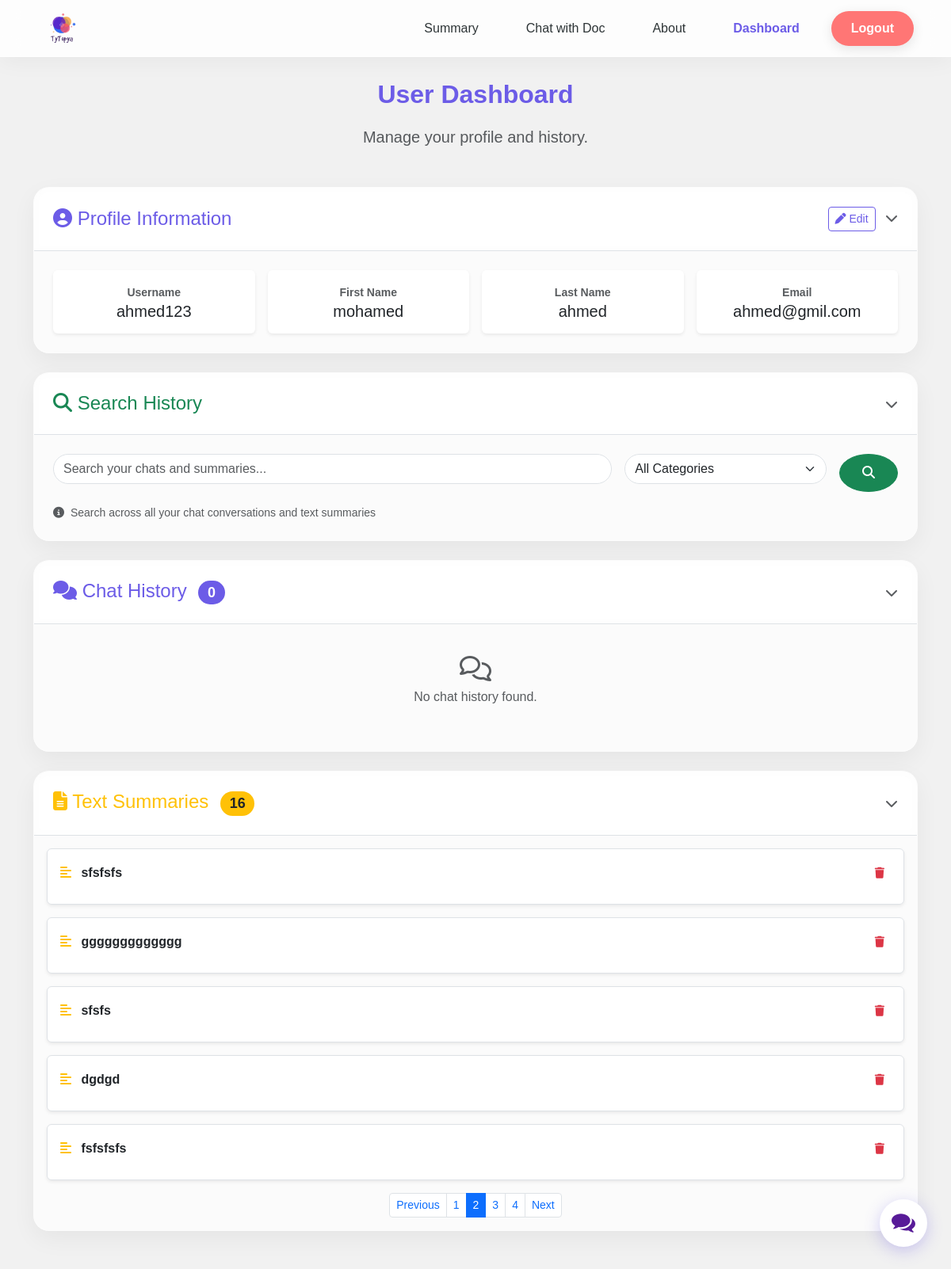
The page /dashboard?page_texts=2&page_chats=1 (signed in) on the database its author committed.
### webapp/models.py (models this page shows, shortened)
class User(db.Model,UserMixin):
    id = db.Column(db.Integer, primary_key=True)
    fname = db.Column(db.String(25), nullable=False)
    lname = db.Column(db.String(25), nullable=False)
    username = db.Column(db.String(25), unique=True, nullable=False)
    email = db.Column(db.String(125), unique=True, nullable=False)
    password = db.Column(db.String(60), nullable=False)
    question = db.relationship('Question',backref="author")
    response = db.relationship('Response',backref="author")
    texts = db.relationship('Texts',backref="author")
    summaries = db.relationship('Summaries',backref="author")
    feedbacks = db.relationship('Feedbacks',backref="author")
    pdf_chats = db.relationship('PDFChat', backref="author", lazy=True)
    chat_sessions = db.relationship('ChatSession', backref="author", lazy=True, cascade="all, delete-orphan")

class Texts(db.Model):
    id = db.Column(db.Integer,primary_key = True)
    title = db.Column(db.String(30))
    data = db.Column(db.String(100000000))
    date = db.Column(db.DateTime,nullable=False,default=datetime.datetime.utcnow )
    user_id = db.Column(db.Integer, db.ForeignKey('user.id'))
    count = db.Column(db.Integer)
    type = db.Column(db.String(10), default='text')
    summaries = db.relationship('Summaries', backref='text_source', lazy=True, cascade="all, delete-orphan")

### webapp/routes.py (the view)
@login_required
@routes1.route("/dashboard")
def dashboard():
    page_texts = request.args.get('page_texts', 1, type=int)
    page_chats = request.args.get('page_chats', 1, type=int)
    page_pdf = request.args.get('page_pdf', 1, type=int)
    per_page = 5
    texts_pagination = Texts.query.filter_by(user_id=current_user.id).order_by(Texts.date.desc()).paginate(page=page_texts, per_page=per_page, error_out=False)
    chats_pagination = Question.query.filter_by(user_id=current_user.id).order_by(Question.date.desc()).paginate(page=page_chats, per_page=per_page, error_out=False)
    return render_template("dashboard.html",
                           title="dashboard",
                           custom="dashboard",
                           js="dashboard",
                           user=current_user,
                           texts=texts_pagination,
                           chats=chats_pagination)

### webapp/models.py (called while the page is built)
@login_manager.user_loader
def load_user(user_id):
    return User.query.get(int(user_id))

### webapp/templates/dashboard.html (shortened to what this page needs)
{% extends "base.html" %}
{% block content %}
<div class="container animate-section" style="margin-top: 100px; margin-bottom: 50px;">
    <div class="text-center mb-5">
        <h2 class="heading-glass">User Dashboard</h2>
        <p class="lead text-muted">Manage your profile and history.</p>
    </div>
    <div class="glass-card mb-4 overflow-hidden">
        <div class="p-4 bg-light-transparent border-bottom d-flex justify-content-between align-items-center" data-bs-toggle="collapse" data-bs-target="#userInfoCollapse" style="cursor: pointer;">
            <h4 class="m-0 text-primary"><i class="fa-solid fa-user-circle"></i> Profile Information</h4>
            <div>
                <button class="btn btn-sm btn-outline-primary me-2" data-bs-toggle="modal" data-bs-target="#editProfileModal" onclick="event.stopPropagation()">
                    <i class="fa-solid fa-pen"></i> Edit
                </button>
                <i class="fa-solid fa-chevron-down text-muted"></i>
            </div>
        </div>
        <div class="collapse show" id="userInfoCollapse">
            <div class="p-4">
                <div class="row g-3 text-center">
                    <div class="col-md-3">
                        <div class="p-3 rounded bg-white shadow-sm">
                            <small class="text-muted fw-bold">Username</small>
                            <p class="h5 m-0 text-dark">{{current_user.username}}</p>
                        </div>
                    </div>
                    <div class="col-md-3">
                        <div class="p-3 rounded bg-white shadow-sm">
                            <small class="text-muted fw-bold">First Name</small>
                            <p class="h5 m-0 text-dark">{{current_user.fname}}</p>
                        </div>
                    </div>
                    <div class="col-md-3">
                        <div class="p-3 rounded bg-white shadow-sm">
                            <small class="text-muted fw-bold">Last Name</small>
                            <p class="h5 m-0 text-dark">{{current_user.lname}}</p>
                        </div>
                    </div>
                    <div class="col-md-3">
                        <div class="p-3 rounded bg-white shadow-sm">
                            <small class="text-muted fw-bold">Email</small>
                            <p class="h5 m-0 text-dark">{{current_user.email}}</p>
                        </div>
                    </div>
                </div>
            </div>
        </div>
    </div>
    <div class="glass-card mb-4 overflow-hidden">
        <div class="p-4 bg-light-transparent border-bottom d-flex justify-content-between align-items-center" data-bs-toggle="collapse" data-bs-target="#searchCollapse" style="cursor: pointer;">
            <h4 class="m-0 text-success"><i class="fa-solid fa-magnifying-glass"></i> Search History</h4>
            <i class="fa-solid fa-chevron-down text-muted"></i>
        </div>
        <div class="collapse show" id="searchCollapse">
            <div class="p-4">
                <form action="{{ url_for('routes1.findSearch') }}" method="GET" class="mb-3">
                    <div class="row g-3">
                        <div class="col-md-8">
                            <input type="text" name="search" class="form-control glass-input rounded-pill" placeholder="Search your chats and summaries..." required>
                        </div>
                        <div class="col-md-3">
                            <select name="category" class="form-select glass-input rounded-pill">
                                <option value="all">All Categories</option>
                            </select>
                        </div>
                        <div class="col-md-1">
                            <button type="submit" class="btn btn-success rounded-circle w-100" style="height: 48px;">
                                <i class="fa-solid fa-magnifying-glass"></i>
                            </button>
                        </div>
                    </div>
                </form>
                <p class="text-muted small mb-0">
                    <i class="fa-solid fa-info-circle me-1"></i>
                    Search across all your chat conversations and text summaries
                </p>
            </div>
        </div>
    </div>
    <div class="glass-card mb-4 overflow-hidden">
        <div class="p-4 bg-light-transparent border-bottom d-flex justify-content-between align-items-center" data-bs-toggle="collapse" data-bs-target="#chatHistoryCollapse" style="cursor: pointer;">
            <h4 class="m-0 text-primary"><i class="fa-solid fa-comments"></i> Chat History <span class="badge bg-primary rounded-pill ms-2">{{chats.total}}</span></h4>
            <i class="fa-solid fa-chevron-down text-muted"></i>
        </div>
        <div class="collapse show" id="chatHistoryCollapse">
            <div class="p-3">
                {% if chats.total > 0 %}
                    <div class="vstack gap-3 mb-3">
                    {% for q in chats.items %}
                    <div class="bg-white p-3 rounded shadow-sm border item-card" id="chat-card-{{q.id}}">
                        <div class="d-flex justify-content-between align-items-center mb-2">
                             <a class="text-decoration-none text-dark fw-bold d-block text-truncate" data-bs-toggle="collapse" href="#chat{{q.id}}" role="button" style="max-width: 80%;">
                                <i class="fa-regular fa-comment-dots text-primary me-2"></i> {{q.data}}
                             </a>
                             <button class="btn btn-sm btn-outline-danger border-0" onclick="deleteMessage({{q.id}})">
                                <i class="fa-solid fa-trash"></i>
                             </button>
                        </div>
                        <div class="collapse mt-2 ps-3 border-start border-3 border-primary" id="chat{{q.id}}">
                             {% if q.responses %}
                             <p class="mb-1 text-muted"><i class="fa-solid fa-robot"></i> {{q.responses[0].data}}</p>
                             {% endif %}
                             <small class="text-secondary">{{q.date}}</small>
                        </div>
                    </div>
                    {% endfor %}
                    </div>
                    {% if chats.pages > 1 %}
                    <nav aria-label="Chats pagination">
                        <ul class="pagination pagination-sm justify-content-center">
                            <li class="page-item {% if not chats.has_prev %}disabled{% endif %}">
                                <a class="page-link" href="{{ url_for('routes1.dashboard', page_chats=chats.prev_num, page_texts=texts.page) }}">Previous</a>
                            </li>
                            {% for page_num in chats.iter_pages(left_edge=1, right_edge=1, left_current=1, right_current=2) %}
                                {% if page_num %}
                                    <li class="page-item {% if chats.page == page_num %}active{% endif %}">
                                        <a class="page-link" href="{{ url_for('routes1.dashboard', page_chats=page_num, page_texts=texts.page) }}">{{ page_num }}</a>
                                    </li>
                                {% else %}
                                    <li class="page-item disabled"><span class="page-link">...</span></li>
                                {% endif %}
                            {% endfor %}
                            <li class="page-item {% if not chats.has_next %}disabled{% endif %}">
                                <a class="page-link" href="{{ url_for('routes1.dashboard', page_chats=chats.next_num, page_texts=texts.page) }}">Next</a>
                            </li>
                        </ul>
                    </nav>
                    {% endif %}
                {% else %}
                    <div class="text-center p-4 text-muted">
                        <i class="fa-regular fa-comments fa-2x mb-2"></i>
                        <p>No chat history found.</p>
                    </div>
                {% endif %}
            </div>
        </div>
    </div>
    <div class="glass-card mb-4 overflow-hidden">
        <div class="p-4 bg-light-transparent border-bottom d-flex justify-content-between align-items-center" data-bs-toggle="collapse" data-bs-target="#summaryHistoryCollapse" style="cursor: pointer;">
            <h4 class="m-0 text-warning"><i class="fa-solid fa-file-lines"></i> Text Summaries <span class="badge bg-warning text-dark rounded-pill ms-2">{{texts.total}}</span></h4>
            <i class="fa-solid fa-chevron-down text-muted"></i>
        </div>
        <div class="collapse show" id="summaryHistoryCollapse">
            {% if texts.total > 0 %}
            <div class="p-3">
                <div class="vstack gap-3 mb-3">
                {% for text in texts.items %}
                <div class="bg-white p-3 rounded shadow-sm border item-card" id="text-card-{{text.id}}">
                     <div class="d-flex justify-content-between align-items-center mb-2">
                        <a class="text-decoration-none text-dark fw-bold" data-bs-toggle="collapse" href="#text{{text.id}}">
                            <i class="fa-solid fa-align-left text-warning me-2"></i> {{text.title}}
                        </a>
                        <button class="btn btn-sm btn-outline-danger border-0" onclick="deleteText({{text.id}})">
                            <i class="fa-solid fa-trash"></i>
                        </button>
                     </div>
                </div>
                {% endfor %}
                </div>
                {% if texts.pages > 1 %}
                <nav aria-label="Texts pagination">
                    <ul class="pagination pagination-sm justify-content-center">
                        <li class="page-item {% if not texts.has_prev %}disabled{% endif %}">
                            <a class="page-link" href="{{ url_for('routes1.dashboard', page_texts=texts.prev_num, page_chats=chats.page) }}">Previous</a>
                        </li>
                        {% for page_num in texts.iter_pages(left_edge=1, right_edge=1, left_current=1, right_current=2) %}
                            {% if page_num %}
                                <li class="page-item {% if texts.page == page_num %}active{% endif %}">
                                    <a class="page-link" href="{{ url_for('routes1.dashboard', page_texts=page_num, page_chats=chats.page) }}">{{ page_num }}</a>
                                </li>
                            {% else %}
                                <li class="page-item disabled"><span class="page-link">...</span></li>
                            {% endif %}
                        {% endfor %}
                        <li class="page-item {% if not texts.has_next %}disabled{% endif %}">
                            <a class="page-link" href="{{ url_for('routes1.dashboard', page_texts=texts.next_num, page_chats=chats.page) }}">Next</a>
                        </li>
                    </ul>
                </nav>
                {% endif %}
            </div>
            {% else %}
                <div class="text-center p-4 text-muted">
                    <i class="fa-solid fa-file-excel fa-2x mb-2"></i>
                    <p>No saved summaries found.</p>
                </div>
            {% endif %}
        </div>
    </div>
</div>
{% endblock content %}

### webapp/static/css/dashboard.css (style rules this page uses)
.bg-light-transparent { background: rgba(255, 255, 255, 0.4); backdrop-filter: blur(5px); }

### webapp/static/css/main.css (style rules this page uses)
.text-primary { color: #6c5ce7 !important; }
.bg-primary { background-color: #6c5ce7 !important; }
.btn-outline-primary { color: #6c5ce7 !important; border-color: #6c5ce7 !important; }
a { text-decoration: none !important; display: block !important; width: fit-content; }
ul { margin: 0; padding: 0; list-style: none; }
* { margin: 0; padding: 0; box-sizing: border-box; font-family: "Poppins", sans-serif; }
p, h2 { text-transform: none; }
.glass-input { text-transform: none !important; }
* { box-sizing: border-box; margin: 0; padding: 0; }
body { font-family: 'Nunito', sans-serif; font-weight: 400; font-size: 100%; background: #F1F1F1; }
*, html { --primaryGradient: linear-gradient(93.12deg, #6c5ce7 0.52%, #a29bfe 100%); --secondaryGradient: linear-gradient(268.91deg, #6c5ce7 -2.14%, #a29bfe 99.69%); --primaryBoxShadow: 0px 10px 15px rgba(0, 0, 0, 0.1); --secondaryBoxShadow: 0px -10px 15px rgba(0, 0, 0, 0.1); --primary: #6c5ce7; }
.glass-card { background: rgba(255, 255, 255, 0.7); backdrop-filter: blur(10px); border: 1px solid rgba(255, 255, 255, 0.3); border-radius: 20px; box-shadow: 0 10px 30px rgba(0, 0, 0, 0.05); transition: all 0.3s ease; }
.heading-glass { font-family: 'Outfit', sans-serif; font-weight: 800; color: #6c5ce7; margin-bottom: 20px; text-align: center; }

### rows shown on the page
User: username "ahmed123", fname "mohamed", lname "ahmed", email "ahmed@gmil.com"
Texts: title "sfsfsfs"
Texts: title "ggggggggggggg"
Texts: title "sfsfs"
Texts: title "dgdgd"
Texts: title "fsfsfsfs"

### other values the page prints
{{ chats.total }} "0"
{{ texts.total }} "16"
{{ page_num }} "1" "2" "3" "4"
